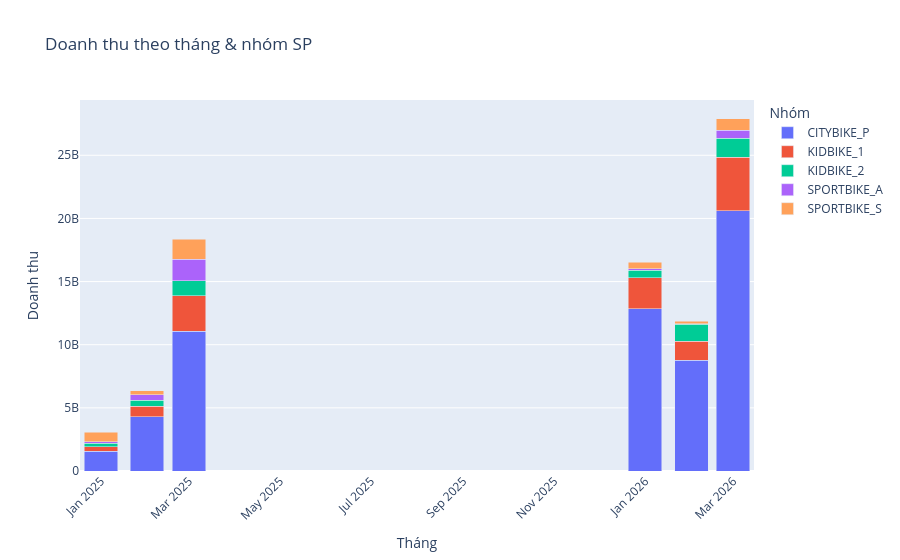

Notebook code cell kept with this figure:
### Code cell
tmp = fact_sales_clean.copy()
tmp['ym'] = tmp['order_date'].dt.to_period('M').astype(str)
gm = tmp.groupby(['ym','group_code'])['line_total'].sum().reset_index()
fig = px.bar(gm, x='ym', y='line_total', color='group_code', barmode='stack',
             title='Doanh thu theo tháng & nhóm SP',
             labels={'ym':'Tháng','line_total':'Doanh thu','group_code':'Nhóm'})
fig.update_layout(xaxis_tickangle=-45)
fig.show()

### Figure 1 — Plotly figure (JSON) as saved in the notebook; plotly's stock layout.template omitted (floating-point values rounded to 4 significant figures)
{"data": [{"hovertemplate": "Nhóm=CITYBIKE_P<br>Tháng=%{x}<br>Doanh thu=%{y}<extra></extra>", "legendgroup": "CITYBIKE_P", "marker": {"color": "#636efa", "pattern": {"shape": ""}}, "name": "CITYBIKE_P", "orientation": "v", "showlegend": true, "textposition": "auto", "type": "bar", "x": ["2025-01", "2025-02", "2025-03", "2026-01", "2026-02", "2026-03"], "xaxis": "x", "y": [1569577377, 4307545384, 11079768166, 12842108351, 8778948596, 20590816844], "yaxis": "y"}, {"hovertemplate": "Nhóm=KIDBIKE_1<br>Tháng=%{x}<br>Doanh thu=%{y}<extra></extra>", "legendgroup": "KIDBIKE_1", "marker": {"color": "#EF553B", "pattern": {"shape": ""}}, "name": "KIDBIKE_1", "orientation": "v", "showlegend": true, "textposition": "auto", "type": "bar", "x": ["2025-01", "2025-02", "2025-03", "2026-01", "2026-02", "2026-03"], "xaxis": "x", "y": [364191375, 838248052, 2813643381, 2455913743, 1492326690, 4252243509], "yaxis": "y"}, {"hovertemplate": "Nhóm=KIDBIKE_2<br>Tháng=%{x}<br>Doanh thu=%{y}<extra></extra>", "legendgroup": "KIDBIKE_2", "marker": {"color": "#00cc96", "pattern": {"shape": ""}}, "name": "KIDBIKE_2", "orientation": "v", "showlegend": true, "textposition": "auto", "type": "bar", "x": ["2025-01", "2025-02", "2025-03", "2026-01", "2026-02", "2026-03"], "xaxis": "x", "y": [264311844, 451869138, 1183718614, 595591200, 1349689005, 1496560738], "yaxis": "y"}, {"hovertemplate": "Nhóm=SPORTBIKE_A<br>Tháng=%{x}<br>Doanh thu=%{y}<extra></extra>", "legendgroup": "SPORTBIKE_A", "marker": {"color": "#ab63fa", "pattern": {"shape": ""}}, "name": "SPORTBIKE_A", "orientation": "v", "showlegend": true, "textposition": "auto", "type": "bar", "x": ["2025-01", "2025-02", "2025-03", "2026-01", "2026-02", "2026-03"], "xaxis": "x", "y": [131539142, 451082224, 1707156959, 103384806, 31170368, 641688128], "yaxis": "y"}, {"hovertemplate": "Nhóm=SPORTBIKE_S<br>Tháng=%{x}<br>Doanh thu=%{y}<extra></extra>", "legendgroup": "SPORTBIKE_S", "marker": {"color": "#FFA15A", "pattern": {"shape": ""}}, "name": "SPORTBIKE_S", "orientation": "v", "showlegend": true, "textposition": "auto", "type": "bar", "x": ["2025-01", "2025-02", "2025-03", "2026-01", "2026-02", "2026-03"], "xaxis": "x", "y": [753752125, 288466569, 1571476861, 516199331, 202920739, 927368406], "yaxis": "y"}], "layout": {"barmode": "stack", "legend": {"title": {"text": "Nhóm"}, "tracegroupgap": 0}, "title": {"text": "Doanh thu theo tháng & nhóm SP"}, "xaxis": {"anchor": "y", "domain": [0.0, 1.0], "tickangle": -45, "title": {"text": "Tháng"}}, "yaxis": {"anchor": "x", "domain": [0.0, 1.0], "title": {"text": "Doanh thu"}}}}
